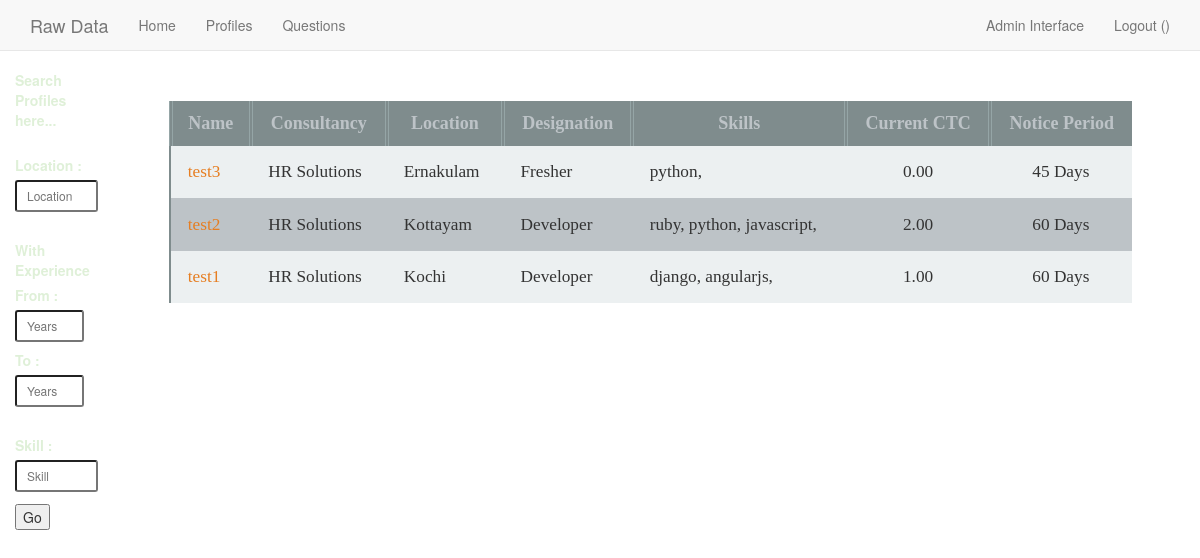
The page /profiles/ (signed in) on the database its author committed.
### recruits/models.py (models this page shows, shortened)
class Profile(models.Model):
    time = models.DateTimeField(auto_now_add=True)
    user = models.ForeignKey(settings.AUTH_USER_MODEL, related_name='profiles')
    name = models.CharField(max_length=40)
    email = models.EmailField()
    designation = models.CharField(max_length=20, choices=CHOICES,)
    location = models.CharField(max_length=20,)
    current_ctc = models.DecimalField(max_digits=3, decimal_places=2,)
    expected_ctc = models.DecimalField(max_digits=3, decimal_places=2,)
    notice_period = models.IntegerField()
    resume = models.FileField(upload_to='docs/', blank=True)
    recording = models.FileField(upload_to='media/', blank=True)
    recording_optional = models.FileField(blank=True)
    objects = ProfileQuerySet.as_manager()

class CustomUser(AbstractBaseUser, PermissionsMixin):
    email = models.EmailField(unique=True)
    name = models.CharField(max_length=30)
    address = models.CharField(max_length=50)
    date_joined = models.DateTimeField(auto_now_add=True)
    is_active = models.BooleanField(default=True)
    is_staff = models.BooleanField(default=False)
    objects = UserManager()
    USERNAME_FIELD = 'email'
    REQUIRED_FIELDS = []
    class Meta:
        verbose_name = 'user'
        verbose_name_plural = 'users'

class Skillset(models.Model):
    profile = models.ForeignKey(Profile, related_name='skills')
    skill = models.CharField(max_length=10)
    exp = models.IntegerField()
    class Meta:
        unique_together = ('profile', 'skill',)

### recruits/views.py (the view)
# urls.py: url(r'profiles/$', profile_list, name='profile-list'),
def profile_list(request):
    users = CustomUser.objects.all()
    if not request.user.is_authenticated():
        return redirect("recruits:login")
    if request.user.is_authenticated() and request.user.is_superuser:
        profiles = Profile.objects.all().order_by('-time')
    elif request.user.is_authenticated():
        profiles = Profile.objects.filter(user=request.user).order_by('-time')
    context = {
        'profiles': profiles,
        'users': users,
    }
    return render(request, 'recruits/profile_list.html', context)

### recruits/templates/recruits/profile_list.html (shortened to what this page needs)
{% extends "recruits/base.html" %}
{% block content %}
<div class="box-table">
<table data-fn="contacts">
	<thead>
	<tr>
		<th>Name</th>
		{% if request.user.is_superuser %}
		<th>Consultancy</th>
		{% endif %}
		<th>Location</th>
		<th>Designation</th>
		<th>Skills</th>
		<th>Current CTC</th>
		<th>Notice Period</th>
	</tr>
	</thead>
{% for profile in profiles %}
	<tr>
		<td><a href='/profiles/{{ profile.id }}'>{{ profile.name }}</td>
		{% if request.user.is_superuser %}
		<td>{{ profile.user.name }}</td>
		{% endif %}
		<td>{{ profile.location }}</td>
		<td>{{ profile.designation }}</td>
		<td>{% for item in profile.skills.all %}{{ item.skill }}, {% endfor %}</td>
		<td class='text-align-center'>{{ profile.current_ctc }}</td>
		<td class='text-align-center'>{{ profile.notice_period }} Days</td>
	</tr>
{% endfor %}
</table>
</div>
{% endblock %}

### static/css/navbar-static-top.css (style rules this page uses)
body { min-height: 2000px; }

### static/css/custom.css (style rules this page uses)
.text-align-center { text-align: center; }
body { background-image: url("light-bg.jpg"); }
.box-table table { border-collapse:collapse; text-align:left; width:100%; margin:0; padding:0; background:#7f8c8d; animation: responsive 5s infinite ease-in-out; }
.box-table { font:normal 12px/150% Arial, Helvetica, sans-serif; overflow:hidden; margin:0 auto; display:block; width:95%; padding:2.5%; }
.box-table table thead th { background-color:#7f8c8d; color:#bdc3c7; text-align:center; padding: 0.75em; font-family: 'Vollkorn', serif; font-weight: bold; font-size: 1.5em; height: 1.5em; vertical-align: top; border-left:0.25em double #95a5a6; }
.box-table table tbody td, .box-table table tbody tr { font-family: 'Vollkorn', serif; font-size:1.2em; border:none; padding:1em; }
.box-table table tbody tr:nth-child(odd) { background:#ecf0f1; color:#333; }
.box-table table tbody tr:nth-child(even) { background:#bdc3c7; color:#333; }
.box-table table tbody tr a { text-decoration:none; color:#e67e22; }

### rows shown on the page
Profile: name "test3", user.name "HR Solutions", location "Ernakulam", designation "Fresher", current_ctc "0.00", notice_period "45"
Skillset: skill "python"
Profile: name "test2", user.name "HR Solutions", location "Kottayam", designation "Developer", current_ctc "2.00", notice_period "60"
Skillset: skill "ruby"
Skillset: skill "python"
Skillset: skill "javascript"
Profile: name "test1", user.name "HR Solutions", location "Kochi", designation "Developer", current_ctc "1.00", notice_period "60"
Skillset: skill "django"
Skillset: skill "angularjs"
